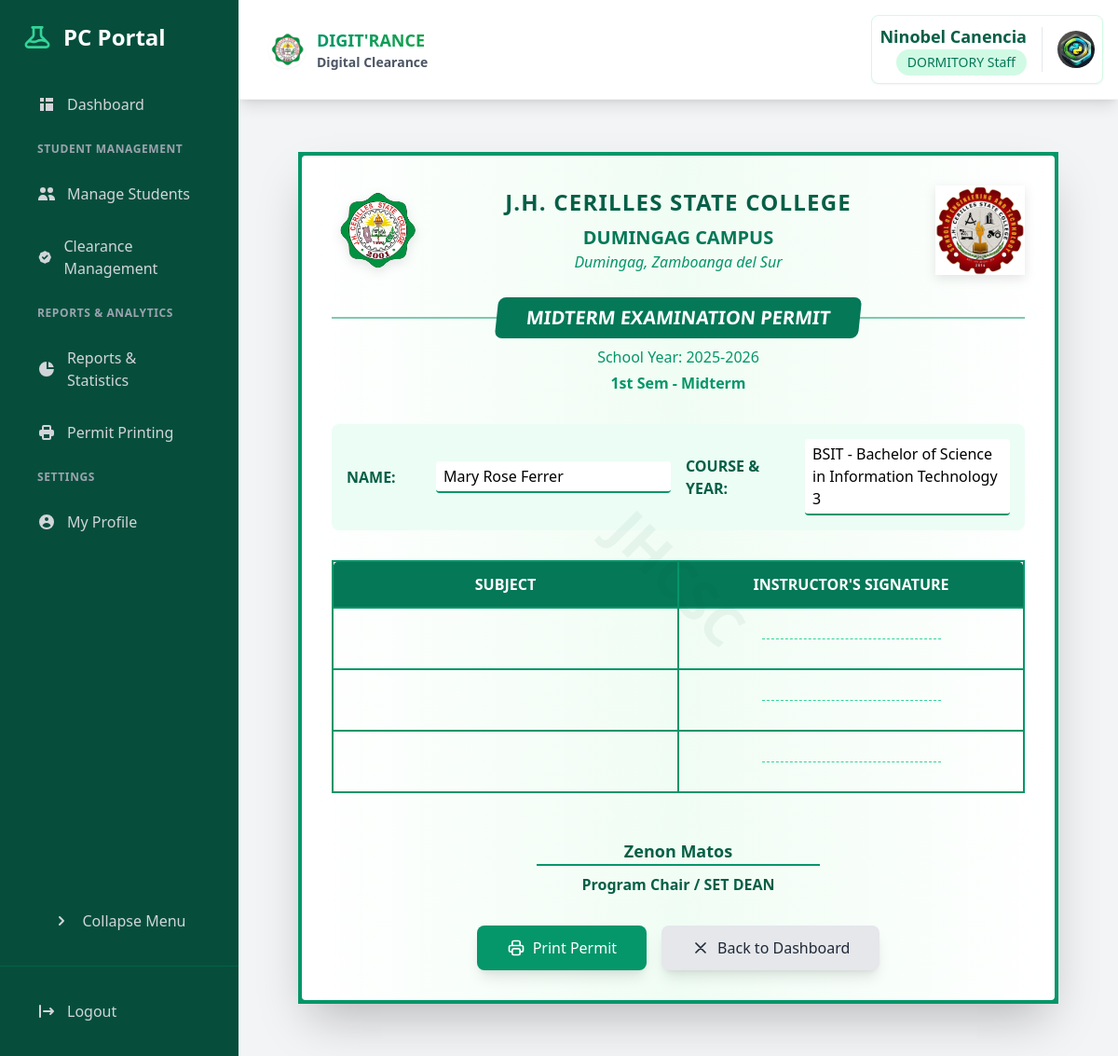
The app's page /program-chair/print-permit/43/ (signed in) with its own data.
### core/models.py (models this page shows, shortened)
class Staff(models.Model):
    user = models.OneToOneField(User, on_delete=models.CASCADE)
    office = models.ForeignKey(Office, on_delete=models.CASCADE, related_name='staff')
    role = models.CharField(max_length=100)
    is_dormitory_owner = models.BooleanField(default=False)
    boarding_house_address = models.TextField(verbose_name="Boarding House Address", null=True, blank=True)
    profile_picture = models.ImageField(upload_to='staff_profiles/', null=True, blank=True)
    def get_profile_picture_url(self):
        return self.profile_picture.url if self.profile_picture else static('img/default-profile.png')

class Office(models.Model):
    OFFICE_TYPES = [
        ('SET', 'SET'),
        ('STE', 'STE'),
        ('SOCJE', 'SOCJE'),
        ('SAFES', 'SAFES'),
        ('SSB SET', 'SSB SET'),
        ('SSB STE', 'SSB STE'),
        ('SSB SOCJE', 'SSB SOCJE'),
        ('SSB SAFES', 'SSB SAFES'),
        ('OTHER', 'OTHER'),
    ]
    name = models.CharField(max_length=255, unique=True)
    office_type = models.CharField(max_length=50, choices=OFFICE_TYPES, default='OTHER')
    affiliated_dean = models.ForeignKey(Dean, on_delete=models.SET_NULL, null=True, blank=True)
    description = models.TextField(blank=True, null=True)
    location = models.CharField(max_length=255, blank=True, null=True)
    contact_number = models.CharField(max_length=50, blank=True, null=True)
    email = models.EmailField(blank=True, null=True)
    created_at = models.DateTimeField(auto_now_add=True)

class Student(models.Model):
    user = models.OneToOneField(User, on_delete=models.CASCADE)
    student_id = models.CharField(max_length=20, unique=True)
    course = models.ForeignKey(Course, on_delete=models.PROTECT)
    program_chair = models.ForeignKey('ProgramChair', on_delete=models.SET_NULL, null=True, blank=True)
    dormitory_owner = models.ForeignKey('Staff', on_delete=models.SET_NULL, null=True, blank=True, related_name='dormitory_students')
    year_level = models.IntegerField()
    contact_number = models.CharField(max_length=20, blank=True, null=True)
    is_boarder = models.BooleanField(default=False)
    boarder_since = models.DateTimeField(verbose_name="Date Started as a Boarder", null=True, blank=True)
    created_at = models.DateTimeField(auto_now_add=True)
    is_approved = models.BooleanField(default=False)
    rejection_reason = models.TextField(blank=True, null=True)
    profile_picture = models.ImageField(upload_to='student_profiles/', null=True, blank=True)
    def get_full_name(self):
        return self.user.get_full_name()

class ProgramChair(models.Model):
    user = models.OneToOneField(User, on_delete=models.CASCADE)
    dean = models.ForeignKey(Dean, on_delete=models.SET_NULL, null=True, blank=True)
    profile_picture = models.ImageField(upload_to='program_chair_profiles/', null=True, blank=True)
    designation = models.CharField(max_length=100, blank=True, null=True)

class Dean(models.Model):
    name = models.CharField(max_length=100, unique=True)
    logo = models.ImageField(upload_to='dean_logos/', blank=True, null=True)
    description = models.TextField(blank=True, null=True)
    created_at = models.DateTimeField(auto_now_add=True)

class Clearance(models.Model):
    student = models.ForeignKey(Student, on_delete=models.CASCADE, related_name='clearances')
    school_year = models.CharField(max_length=9)
    semester = models.CharField(max_length=7, choices=SEMESTER_CHOICES)
    is_cleared = models.BooleanField(default=False)
    cleared_date = models.DateTimeField(null=True, blank=True)
    program_chair_approved = models.BooleanField(default=False)
    created_at = models.DateTimeField(auto_now_add=True)
    class Meta:
        unique_together = ['student', 'school_year', 'semester']
        ordering = ['-school_year', '-semester']
    def check_clearance(self):
        pending_or_denied = self.requests.filter(status__in=['pending', 'denied']).exists()
        was_cleared = self.is_cleared  # Store previous state
        self.is_cleared = not pending_or_denied
        if self.is_cleared and not was_cleared:
            self.cleared_date = timezone.now()
            self.program_chair_approved = True
        elif not self.is_cleared:
            self.cleared_date = None
            self.program_chair_approved = False
        self.save()
        return self.is_cleared  # Return the current clearance status

class Course(models.Model):
    code = models.CharField(max_length=10, unique=True)
    name = models.CharField(max_length=100)
    dean = models.ForeignKey(Dean, on_delete=models.PROTECT, related_name='courses')
    is_active = models.BooleanField(default=True)
    created_at = models.DateTimeField(auto_now_add=True)
    updated_at = models.DateTimeField(auto_now=True)
    class Meta:
        ordering = ['code']
    def __str__(self):
        return f"{self.code} - {self.name}"

### core/views.py (the view)
# urls.py: path('program-chair/print-permit/<int:student_id>/', views.print_permit, name='print_permit'),
@login_required
def print_permit(request, student_id):
    student = get_object_or_404(Student, id=student_id)
    from core.utils import get_current_school_year, get_current_semester
    school_year = get_current_school_year()
    semester = get_current_semester()
    clearance = Clearance.objects.filter(
        student=student,
        school_year=school_year,
        semester=semester
    ).first()
    if not clearance:
        clearance = Clearance.objects.create(
            student=student,
            school_year=school_year,
            semester=semester
        )
    clearance.check_clearance()
    return render(request, 'core/print_permit.html', {
        'student': student,
        'clearance': clearance,
        'logo_url': 'images/logo.png',
    })

### templates/core/print_permit.html (shortened to what this page needs)
{% extends "base.html" %}
{% load static %}
{% load myfilters %}
{% block sidebar %}
{% include "components/program_chair_sidenav.html" %}
{% endblock %}
{% block content %}
<div id="print-section" class="max-w-4xl mx-auto p-8">
    <div class="border-4 border-emerald-600 p-8 bg-white shadow-2xl relative" style="background: linear-gradient(to right, #ffffff, #f0fdf4, #ffffff);">
        <div class="absolute bottom-0 left-0 w-20 h-20 border-l-4 border-b-4 border-emerald-600 -m-1 rounded-bl-lg"></div>
        <div class="absolute bottom-0 right-0 w-20 h-20 border-r-4 border-b-4 border-emerald-600 -m-1 rounded-br-lg"></div>
        <div class="text-center mb-8 relative">
            <div class="flex justify-between items-center mb-6">
                <div class="w-24 h-24">
                    <img src="{% static 'img/permit_logo.png' %}" alt="JHCSC Logo"
                         class="w-full h-full object-contain transform hover:scale-105 transition-transform duration-300"
                         style="filter: drop-shadow(0 4px 6px rgba(0, 0, 0, 0.1));">
                </div>
                <div class="flex-1 px-4">
                    <h1 class="text-2xl font-bold text-emerald-800 tracking-wider">J.H. CERILLES STATE COLLEGE</h1>
                    <h2 class="text-xl font-semibold text-emerald-700 mt-2">DUMINGAG CAMPUS</h2>
                    <p class="text-emerald-600 italic">Dumingag, Zamboanga del Sur</p>
                </div>
                <div class="w-24 h-24">
                    {% if student.program_chair.dean.logo %}
                        <img src="{{ student.program_chair.dean.logo.url }}"
                             alt="{{ student.program_chair.dean.name }} Logo"
                             class="w-full h-full object-contain transform hover:scale-105 transition-transform duration-300"
                             style="filter: drop-shadow(0 4px 6px rgba(0, 0, 0, 0.1));">
                    {% else %}
                        <div class="w-full h-full flex items-center justify-center bg-emerald-50 rounded-full">
                            <span class="text-2xl font-bold text-emerald-600">
                                {{ student.program_chair.dean.name|slice:":2"|upper }}
                            </span>
                        </div>
                    {% endif %}
                </div>
            </div>
            <div class="mt-6">
                <div class="relative mt-4">
                    <div class="absolute w-1/4 h-px bg-emerald-600 left-0 top-1/2 transform -translate-y-1/2"></div>
                    <div class="absolute w-1/4 h-px bg-emerald-600 right-0 top-1/2 transform -translate-y-1/2"></div>
                    <h4 class="text-xl font-bold inline-block bg-emerald-700 text-white py-2 px-8 rounded-lg transform -skew-x-6">
                        {% if "_MID" in clearance.semester %}
                            MIDTERM EXAMINATION PERMIT
                        {% elif "_FIN" in clearance.semester %}
                            FINAL EXAMINATION PERMIT
                        {% else %}
                            EXAMINATION PERMIT
                        {% endif %}
                    </h4>
                </div>
                <div class="mt-2 text-emerald-600">
                    <p>School Year: {{ clearance.school_year }}</p>
                    <p class="font-semibold mt-1 semester-term">{{ clearance.semester|semester_display }}</p>
                </div>
            </div>
        </div>
        <div class="mb-8 space-y-4 bg-emerald-50 p-4 rounded-lg">
            <div class="grid grid-cols-2 gap-4">
                <div class="flex items-center">
                    <span class="font-bold text-emerald-800 w-24">NAME:</span>
                    <span class="flex-1 border-b-2 border-emerald-600 px-2 py-1 bg-white rounded">{{ student.get_full_name }}</span>
                </div>
                <div class="flex items-center">
                    <span class="font-bold text-emerald-800 w-32">COURSE & YEAR:</span>
                    <span class="flex-1 border-b-2 border-emerald-600 px-2 py-1 bg-white rounded">{{ student.course }} {{ student.year_level }}</span>
                </div>
            </div>
        </div>
        <div class="mt-8">
            <table class="w-full border-collapse">
                <thead>
                    <tr class="bg-emerald-700 text-white">
                        <th class="border-2 border-emerald-600 p-3 w-1/2 rounded-tl-lg">SUBJECT</th>
                        <th class="border-2 border-emerald-600 p-3 w-1/2 rounded-tr-lg">INSTRUCTOR'S SIGNATURE</th>
                    </tr>
                </thead>
                <tbody>
                    {% for i in "123"|make_list %}
                    <tr class="hover:bg-emerald-50">
                        <td class="border-2 border-emerald-600 p-4 text-emerald-800">
                            <div class="h-8 flex items-center px-2"></div>
                        </td>
                        <td class="border-2 border-emerald-600 p-4">
                            <div class="h-8 flex items-center justify-center">
                                <div class="w-48 border-b border-emerald-400 border-dashed"></div>
                            </div>
                        </td>
                    </tr>
                    {% endfor %}
                </tbody>
            </table>
        </div>
        <div class="mt-12 text-center">
            <p class="text-lg font-bold text-emerald-800">
                {{ student.program_chair.user.get_full_name }}
            </p>
            <div class="border-t-2 border-emerald-600 pt-2 inline-block px-12">
                <p class="font-semibold text-emerald-800">Program Chair / {{ student.program_chair.dean.name }}</p>
            </div>
        </div>
        <div class="absolute inset-0 flex items-center justify-center opacity-5 pointer-events-none">
            <span class="text-6xl font-bold text-emerald-800 rotate-45">JHCSC</span>
        </div>
        <div class="mt-8 text-center print:hidden">
            <div class="flex justify-center space-x-4">
                <button onclick="window.print()"
                        class="bg-emerald-600 text-white px-8 py-3 rounded-lg hover:bg-emerald-700 transition-colors duration-200 shadow-lg">
                    <span class="flex items-center justify-center">
                        Print Permit
                    </span>
                </button>
                <a href="{% url 'program_chair_dashboard' %}?view=permit_printing"
                   class="bg-gray-200 text-gray-800 px-8 py-3 rounded-lg hover:bg-gray-300 transition-colors duration-200 shadow-lg">
                    <span class="flex items-center justify-center">
                        <svg class="w-5 h-5 mr-2" fill="none" stroke="currentColor" viewBox="0 0 24 24">
                            <path stroke-linecap="round" stroke-linejoin="round" stroke-width="2" d="M6 18L18 6M6 6l12 12"/>
                        </svg>
                        Back to Dashboard
                    </span>
                </a>
            </div>
        </div>
    </div>
</div>
{% endblock %}

### templates/components/navbar.html (shortened to what this page needs)
{% load static %}
<header class="bg-white shadow-lg p-3 sm:p-4 flex justify-between items-center border-b border-gray-100 sticky top-0 z-30">
    <div class="flex items-center">
        <h1 class="text-xl font-bold flex items-center ml-4 text-gray-800">
            <a href="{% url 'home' %}" class="flex items-center group">
                <img src="{% static 'img/permit_logo.png' %}" alt="JHCSC Logo" class="h-8 w-8 sm:h-10 sm:w-10 mr-2 sm:mr-3 rounded-full shadow-sm">
                <div class="flex flex-col">
                    <span class="text-gradient bg-clip-text text-transparent bg-gradient-to-r from-emerald-600 to-green-600 group-hover:from-emerald-700 group-hover:to-green-700 transition-all text-sm sm:text-base md:text-lg">
                    </span>
                    <span class="text-xs sm:text-sm text-gray-600">Digital Clearance</span>
                </div>
            </a>
        </h1>    </div>
    <div class="flex items-center">
        {% if user.is_authenticated %}
            <div class="bg-white rounded-lg shadow-sm border border-emerald-100 hover:shadow-md transition-all duration-200">
                <div class="flex items-center space-x-1 sm:space-x-2 md:space-x-4 p-1 sm:p-2">
                    <div class="hidden sm:flex flex-col items-end">
                        <span class="font-semibold text-lg text-emerald-800">
                            {% if user.programchair %}
                                {{ user.programchair.user.get_full_name }}
                            {% elif user.student %}
                                {{ user.student.user.get_full_name }}
                            {% elif user.staff %}
                                {{ user.staff.user.get_full_name }}
                            {% elif user.is_superuser %}
                                {{ user.get_full_name }}
                            {% else %}
                                {{ user.get_full_name }}
                            {% endif %}
                        </span>
                        <span class="text-sm px-3 py-1 bg-emerald-100 text-emerald-700 rounded-full font-medium">
                            {% if user.programchair %}
                                Program Chair
                            {% elif user.student %}
                                Student
                            {% elif user.staff %}
                                {{ user.staff.office.name }} Staff
                            {% elif user.is_superuser %}
                                Administrator
                            {% endif %}
                        </span>
                    </div>
                    <div class="relative group">
                        {% if user.student %}
                            <img src="{{ user.student.get_profile_picture_url }}"
                                 alt="Profile"
                                 class="w-8 h-8 sm:w-10 sm:h-10 rounded-full object-cover">
                        {% elif user.programchair %}
                            <img src="{{ user.programchair.get_profile_picture_url }}"
                                 alt="Profile"
                                 class="w-8 h-8 sm:w-10 sm:h-10 rounded-full object-cover">
                        {% elif user.staff %}
                            <img src="{{ user.staff.get_profile_picture_url }}"
                                 alt="Profile"
                                 class="w-8 h-8 sm:w-10 sm:h-10 rounded-full object-cover">
                        {% endif %}
                    </div>
                </div>
            </div>
        {% endif %}
    </div>
</header>

### records on screen
Student: program_chair.dean.logo (picture), get_full_name "Mary Rose Ferrer", course "BSIT - Bachelor of Science in Information Technology", year_level "3", program_chair.user.get_full_name "Zenon Matos", program_chair.dean.name "SET DEAN"
Clearance: school_year "2025-2026", semester|semester_display "1st Sem - Midterm"

### other values on screen
{{ user.staff.user.get_full_name }} "Ninobel Canencia"
{{ user.staff.office.name }} "DORMITORY"
